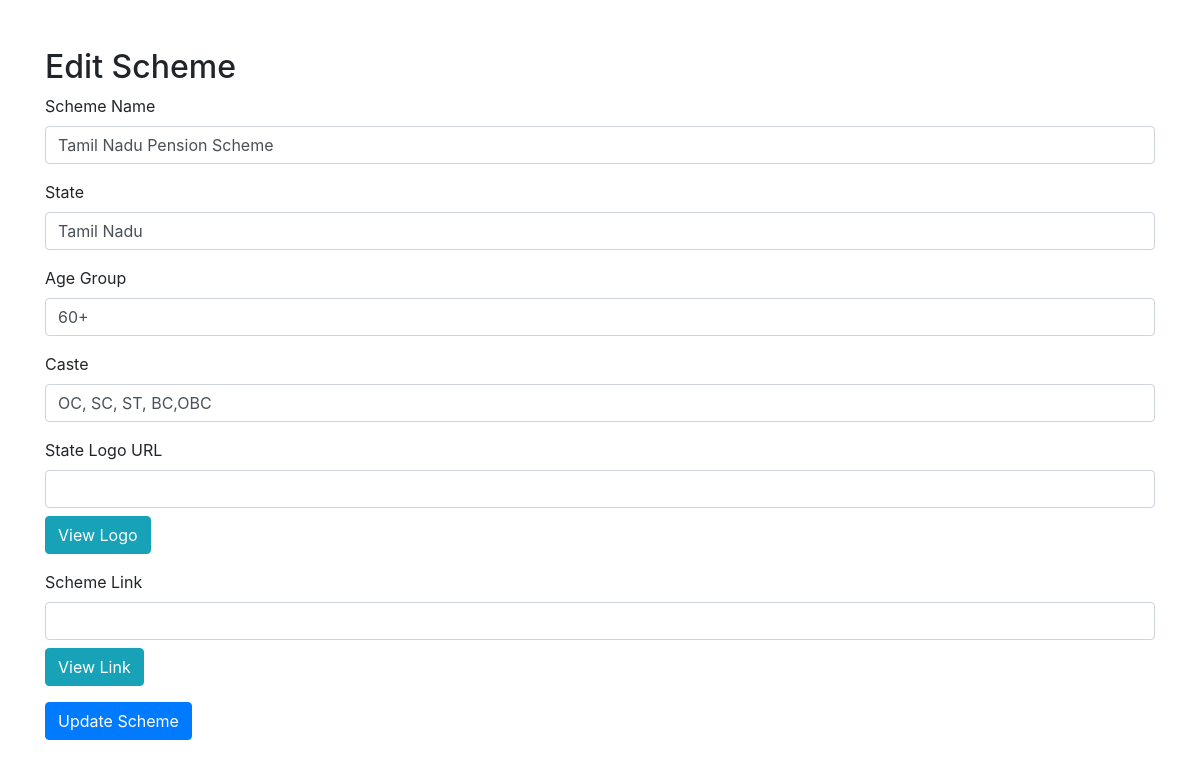
/edit_scheme.php?id=5 (signed in), run on the app's committed database.
### tables this page shows
CREATE TABLE `schemes` (
  `id` int(11) NOT NULL,
  `scheme_name` varchar(255) NOT NULL,
  `state` varchar(100) NOT NULL,
  `age_group` varchar(50) DEFAULT NULL,
  `caste` varchar(50) DEFAULT NULL,
  `state_logo` varchar(255) DEFAULT NULL,
  `scheme_link` varchar(255) DEFAULT NULL
);

### edit_scheme.php (the view, shortened to what this page needs)
<?php
include('db_connection.php');
if (isset($_GET['id'])) {
    $scheme_id = $_GET['id'];
    $sql = "SELECT * FROM schemes WHERE id = ?";
    $stmt = $conn->prepare($sql);
    $stmt->bind_param("i", $scheme_id);
    $stmt->execute();
    $result = $stmt->get_result();
    if ($result->num_rows > 0) {
        $scheme = $result->fetch_assoc();
    } else {
        echo "Scheme not found!";
        exit;
    }
}
?>
<!DOCTYPE html>
<html lang="en">
<head>
    <link href="https://stackpath.bootstrapcdn.com/bootstrap/4.5.2/css/bootstrap.min.css" rel="stylesheet">
</head>
<body>
    <div class="container mt-5">
        <h2>Edit Scheme</h2>
        <form method="POST">
            <div class="form-group">
                <label for="scheme_name">Scheme Name</label>
                <input type="text" class="form-control" id="scheme_name" name="scheme_name" value="<?php echo htmlspecialchars($scheme['scheme_name']); ?>" required>
            </div>
            <div class="form-group">
                <label for="state">State</label>
                <input type="text" class="form-control" id="state" name="state" value="<?php echo htmlspecialchars($scheme['state']); ?>" required>
            </div>
            <div class="form-group">
                <label for="age_group">Age Group</label>
                <input type="text" class="form-control" id="age_group" name="age_group" value="<?php echo htmlspecialchars($scheme['age_group']); ?>" required>
            </div>
            <div class="form-group">
                <label for="caste">Caste</label>
                <input type="text" class="form-control" id="caste" name="caste" value="<?php echo htmlspecialchars($scheme['caste']); ?>" required>
            </div>
            <div class="form-group">
                <label for="state_logo">State Logo URL</label>
                <input type="text" class="form-control" id="state_logo" name="state_logo" value="<?php echo htmlspecialchars($scheme['state_logo']); ?>" required>
                <button type="button" class="btn btn-info mt-2" onclick="window.open('<?php echo htmlspecialchars($scheme['state_logo']); ?>', '_blank')">View Logo</button>
            </div>
            <div class="form-group">
                <label for="scheme_link">Scheme Link</label>
                <input type="text" class="form-control" id="scheme_link" name="scheme_link" value="<?php echo htmlspecialchars($scheme['scheme_link']); ?>" required>
                <button type="button" class="btn btn-info mt-2" onclick="window.open('<?php echo htmlspecialchars($scheme['scheme_link']); ?>', '_blank')">View Link</button>
            </div>
            <button type="submit" name="submit" class="btn btn-primary">Update Scheme</button>
        </form>
    </div>
</body>
</html>

### data on the page
schemes: scheme_name "Tamil Nadu Pension Scheme", state "Tamil Nadu", age_group "60+", caste "OC, SC, ST, BC,OBC"
